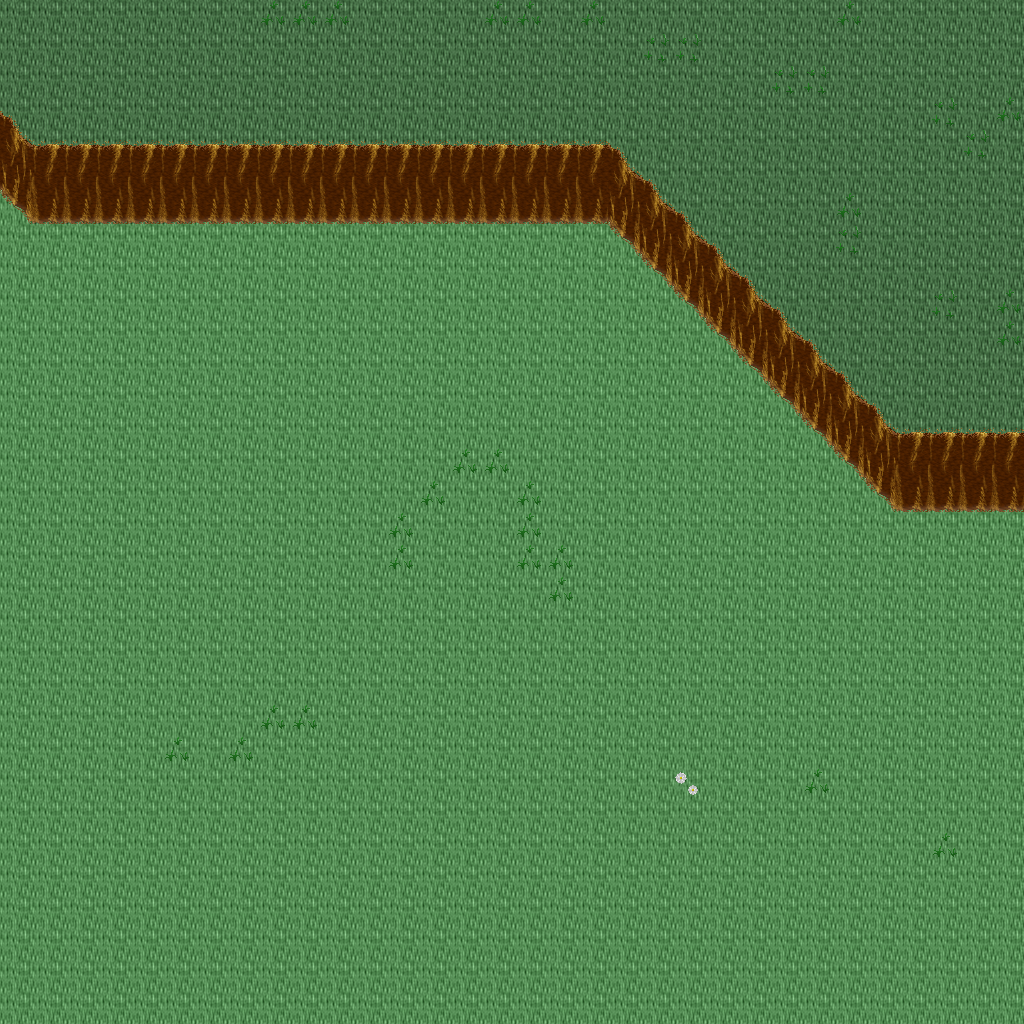

Tiled map render using the project's own tile images. Description and the map definition, with tile-layer contents summarised, below:
An orthogonal 32x32 tile map with 32x32 px tiles, 5 tile layers (Ground, Objects, Objects2, Above, ...), 1 hidden layer not drawn, 31 tilesets.

<map version="1.10" tiledversion="1.11.0" orientation="orthogonal" renderorder="right-down" width="32" height="32" tilewidth="32" tileheight="32" infinite="0" nextlayerid="11" nextobjectid="1">
 <tileset firstgid="1" name="ground_ground" tilewidth="32" tileheight="32" tilecount="33" columns="3">
  <image source="../drawable/ground_ground.png" width="96" height="352" />
 </tileset>
 <tileset firstgid="34" name="ground_ice_ice" tilewidth="32" tileheight="32" tilecount="3" columns="3">
  <image source="../drawable/ground_ice_ice.png" width="96" height="32" />
 </tileset>
 <tileset firstgid="37" name="plant_grasses" tilewidth="32" tileheight="32" tilecount="6" columns="3">
  <image source="../drawable/plant_grasses.png" width="96" height="64" />
 </tileset>
 <tileset firstgid="43" name="plant_flower_daisy_white" tilewidth="32" tileheight="32" tilecount="8" columns="2">
  <image source="../drawable/plant_flower_daisy_white.png" width="64" height="128" />
 </tileset>
 <tileset firstgid="51" name="plant_flower_daisy_blue" tilewidth="32" tileheight="32" tilecount="8" columns="2">
  <image source="../drawable/plant_flower_daisy_blue.png" width="64" height="128" />
 </tileset>
 <tileset firstgid="59" name="ground_ridge_earth_dark" tilewidth="32" tileheight="32" tilecount="96" columns="12">
  <image source="../drawable/ground_ridge_earth_dark.png" width="384" height="256" />
 </tileset>
 <tileset firstgid="155" name="ground_rock_pebbles" tilewidth="32" tileheight="32" tilecount="3" columns="1">
  <image source="../drawable/ground_rock_pebbles.png" width="32" height="96" />
 </tileset>
 <tileset firstgid="158" name="ground_grass_edges" tilewidth="32" tileheight="32" tilecount="36" columns="12">
  <image source="../drawable/ground_grass_edges.png" width="384" height="96" />
 </tileset>
 <tileset firstgid="194" name="plant_bush_bushes" tilewidth="32" tileheight="32" tilecount="10" columns="5">
  <image source="../drawable/plant_bush_bushes.png" width="160" height="64" />
 </tileset>
 <tileset firstgid="204" name="plant_stump_stump_purple" tilewidth="32" tileheight="32" tilecount="4" columns="2">
  <image source="../drawable/plant_stump_stump_purple.png" width="64" height="64" />
 </tileset>
 <tileset firstgid="208" name="building_wall_stone" tilewidth="32" tileheight="32" tilecount="12" columns="3">
  <image source="../drawable/building_wall_stone.png" width="96" height="128" />
 </tileset>
 <tileset firstgid="220" name="ground_ridge_ice_2" tilewidth="32" tileheight="32" tilecount="42" columns="7">
  <image source="../drawable/ground_ridge_ice_2.png" width="224" height="192" />
 </tileset>
 <tileset firstgid="262" name="plant_tree_tree_green" tilewidth="32" tileheight="32" tilecount="88" columns="8">
  <image source="../drawable/plant_tree_tree_green.png" width="256" height="352" />
 </tileset>
 <tileset firstgid="350" name="building_window_window_long" tilewidth="32" tileheight="32" tilecount="3" columns="3">
  <image source="../drawable/building_window_window_long.png" width="96" height="32" />
 </tileset>
 <tileset firstgid="353" name="building_window_window_right" tilewidth="32" tileheight="32" tilecount="2" columns="2">
  <image source="../drawable/building_window_window_right.png" width="64" height="32" />
 </tileset>
 <tileset firstgid="355" name="building_door_door_n" tilewidth="32" tileheight="32" tilecount="6" columns="3">
  <image source="../drawable/building_door_door_n.png" width="96" height="64" />
 </tileset>
 <tileset firstgid="361" name="building_door_closed_with_key" tilewidth="32" tileheight="32" tilecount="1" columns="1">
  <image source="../drawable/building_door_closed_with_key.png" width="32" height="32" />
 </tileset>
 <tileset firstgid="362" name="ground_ladder_horizontal_dark" tilewidth="32" tileheight="32" tilecount="3" columns="1">
  <image source="../drawable/ground_ladder_horizontal_dark.png" width="32" height="96" />
 </tileset>
 <tileset firstgid="365" name="ground_ladder_vertical_dark" tilewidth="32" tileheight="32" tilecount="3" columns="3">
  <image source="../drawable/ground_ladder_vertical_dark.png" width="96" height="32" />
 </tileset>
 <tileset firstgid="368" name="building_roof_yellow" tilewidth="32" tileheight="32" tilecount="20" columns="5">
  <image source="../drawable/building_roof_yellow.png" width="160" height="128" />
 </tileset>
 <tileset firstgid="388" name="logic_creature_gnome" tilewidth="32" tileheight="32" tilecount="6" columns="6">
  <image source="../drawable/logic_creature_gnome.png" width="192" height="32" />
 </tileset>
 <tileset firstgid="394" name="logic_creature_orc" tilewidth="32" tileheight="32" tilecount="6" columns="6">
  <image source="../drawable/logic_creature_orc.png" width="192" height="32" />
 </tileset>
 <tileset firstgid="400" name="logic_portal" tilewidth="32" tileheight="32" tilecount="24" columns="8">
  <image source="../drawable/logic_portal.png" width="256" height="96" />
 </tileset>
 <tileset firstgid="424" name="logic_creature_animal" tilewidth="32" tileheight="32" tilecount="32" columns="8">
  <image source="../drawable/logic_creature_animal.png" width="256" height="128" />
 </tileset>
 <tileset firstgid="456" name="logic_collision" tilewidth="32" tileheight="32" tilecount="1" columns="1">
  <image source="../drawable/logic_collision.png" width="32" height="32" />
 </tileset>
 <tileset firstgid="457" name="item_blood_nsew_stains" tilewidth="32" tileheight="32" tilecount="4" columns="2">
  <image source="../drawable/item_blood_nsew_stains.png" width="64" height="64" />
 </tileset>
 <tileset firstgid="461" name="item_blood_floor_stain" tilewidth="32" tileheight="32" tilecount="1" columns="1">
  <image source="../drawable/item_blood_floor_stain.png" width="32" height="32" />
 </tileset>
 <tileset firstgid="462" name="ground_blue_paving" tilewidth="32" tileheight="32" tilecount="2" columns="1">
  <image source="../drawable/ground_blue_paving.png" width="32" height="64" />
 </tileset>
 <tileset firstgid="464" name="ground_green_paving" tilewidth="32" tileheight="32" tilecount="18" columns="3">
  <image source="../drawable/ground_green_paving.png" width="96" height="192" />
 </tileset>
 <tileset firstgid="482" name="logic_protection" tilewidth="32" tileheight="32" tilecount="2" columns="2">
  <image source="../drawable/logic_protection.png" width="64" height="32" />
 </tileset>
 <tileset firstgid="484" name="logic_creature_fowl" tilewidth="32" tileheight="32" tilecount="6" columns="6">
  <image source="../drawable/logic_creature_fowl.png" width="192" height="32" />
 </tileset>
 <layer id="1" name="Ground" width="32" height="32">
  <data>[1024 cells, 1024 non-empty, 2 distinct tile ids]</data>
 </layer>
 <layer id="2" name="Objects" width="32" height="32">
  <data>[1024 cells, 142 non-empty, 10 distinct tile ids]</data>
 </layer>
 <layer id="3" name="Objects2" width="32" height="32">
  <data>[1024 cells, 0 non-empty, 0 distinct tile ids]</data>
 </layer>
 <layer id="4" name="Above" width="32" height="32">
  <data>[1024 cells, 0 non-empty, 0 distinct tile ids]</data>
 </layer>
 <layer id="5" name="Above2" width="32" height="32">
  <data>[1024 cells, 0 non-empty, 0 distinct tile ids]</data>
 </layer>
 <layer id="6" name="Walkable" width="32" height="32" visible="0">
  <data>[1024 cells, 96 non-empty, 1 distinct tile ids]</data>
 </layer>
 <objectgroup id="7" name="Mapevents" />
 <objectgroup id="8" name="Spawn" />
 <objectgroup id="9" name="Keys" />
 <objectgroup id="10" name="Replace" />
</map>
